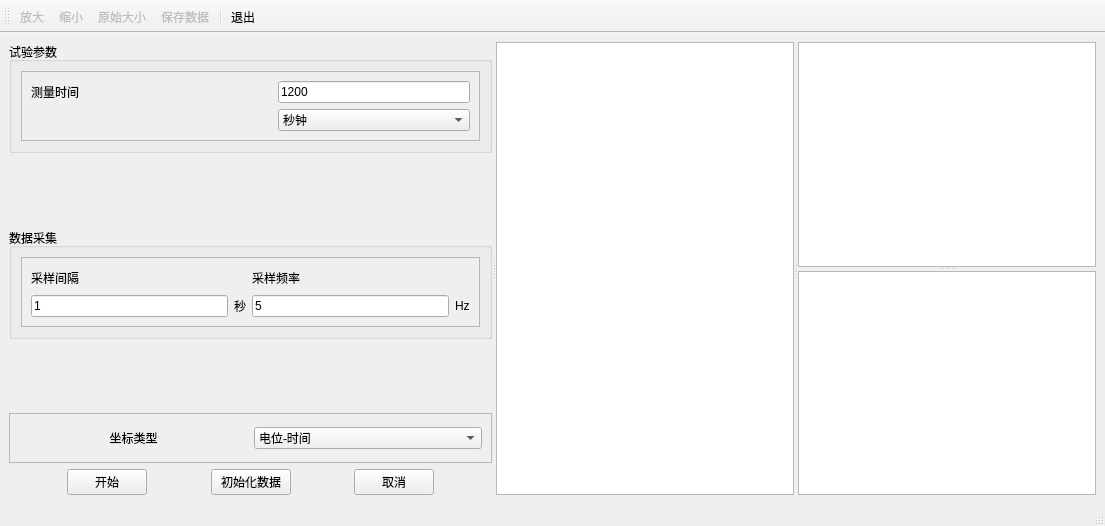
<?xml version="1.0" encoding="UTF-8"?>
<ui version="4.0">
 <class>FormOcp</class>
 <widget class="QMainWindow" name="FormOcp">
  <property name="geometry">
   <rect>
    <x>0</x>
    <y>0</y>
    <width>1105</width>
    <height>526</height>
   </rect>
  </property>
  <property name="windowTitle">
   <string>MainWindow</string>
  </property>
  <widget class="QWidget" name="centralwidget">
   <layout class="QGridLayout" name="gridLayout_9">
    <item row="0" column="0">
     <widget class="QSplitter" name="splitter_3">
      <property name="orientation">
       <enum>Qt::Horizontal</enum>
      </property>
      <widget class="QWidget" name="layoutWidget">
       <layout class="QGridLayout" name="gridLayout_8">
        <item row="0" column="0">
         <layout class="QGridLayout" name="gridLayout_6">
          <item row="1" column="0">
           <spacer name="verticalSpacer_2">
            <property name="orientation">
             <enum>Qt::Vertical</enum>
            </property>
            <property name="sizeHint" stdset="0">
             <size>
              <width>368</width>
              <height>37</height>
             </size>
            </property>
           </spacer>
          </item>
          <item row="3" column="0">
           <spacer name="verticalSpacer">
            <property name="orientation">
             <enum>Qt::Vertical</enum>
            </property>
            <property name="sizeHint" stdset="0">
             <size>
              <width>368</width>
              <height>38</height>
             </size>
            </property>
           </spacer>
          </item>
          <item row="4" column="0">
           <layout class="QHBoxLayout" name="horizontalLayout">
            <property name="spacing">
             <number>0</number>
            </property>
            <item>
             <widget class="QScrollArea" name="scrollArea_3">
              <property name="maximumSize">
               <size>
                <width>16777215</width>
                <height>50</height>
               </size>
              </property>
              <property name="widgetResizable">
               <bool>true</bool>
              </property>
              <widget class="QWidget" name="scrollAreaWidgetContents_3">
               <property name="geometry">
                <rect>
                 <x>0</x>
                 <y>0</y>
                 <width>514</width>
                 <height>48</height>
                </rect>
               </property>
               <layout class="QGridLayout" name="gridLayout_5">
                <item row="0" column="1">
                 <widget class="QComboBox" name="comboBox_2">
                  <item>
                   <property name="text">
                    <string>电位-时间</string>
                   </property>
                  </item>
                 </widget>
                </item>
                <item row="0" column="0">
                 <widget class="QLabel" name="label_4">
                  <property name="text">
                   <string>坐标类型</string>
                  </property>
                  <property name="alignment">
                   <set>Qt::AlignCenter</set>
                  </property>
                 </widget>
                </item>
               </layout>
              </widget>
             </widget>
            </item>
           </layout>
          </item>
          <item row="0" column="0">
           <widget class="QGroupBox" name="groupBox">
            <property name="title">
             <string>试验参数</string>
            </property>
            <layout class="QGridLayout" name="gridLayout_2">
             <item row="0" column="0">
              <widget class="QScrollArea" name="scrollArea">
               <property name="widgetResizable">
                <bool>true</bool>
               </property>
               <widget class="QWidget" name="scrollAreaWidgetContents">
                <property name="geometry">
                 <rect>
                  <x>0</x>
                  <y>0</y>
                  <width>492</width>
                  <height>85</height>
                 </rect>
                </property>
                <layout class="QGridLayout" name="gridLayout">
                 <item row="1" column="2">
                  <widget class="QComboBox" name="comboBox">
                   <property name="minimumSize">
                    <size>
                     <width>0</width>
                     <height>0</height>
                    </size>
                   </property>
                   <item>
                    <property name="text">
                     <string>秒钟</string>
                    </property>
                   </item>
                   <item>
                    <property name="text">
                     <string>分钟</string>
                    </property>
                   </item>
                  </widget>
                 </item>
                 <item row="0" column="2">
                  <widget class="QLineEdit" name="lineEdit">
                   <property name="minimumSize">
                    <size>
                     <width>0</width>
                     <height>0</height>
                    </size>
                   </property>
                   <property name="text">
                    <string>1200</string>
                   </property>
                  </widget>
                 </item>
                 <item row="0" column="0">
                  <widget class="QLabel" name="label">
                   <property name="minimumSize">
                    <size>
                     <width>0</width>
                     <height>0</height>
                    </size>
                   </property>
                   <property name="text">
                    <string>测量时间</string>
                   </property>
                   <property name="alignment">
                    <set>Qt::AlignCenter</set>
                   </property>
                  </widget>
                 </item>
                 <item row="0" column="1">
                  <spacer name="horizontalSpacer_3">
                   <property name="orientation">
                    <enum>Qt::Horizontal</enum>
                   </property>
                   <property name="sizeHint" stdset="0">
                    <size>
                     <width>40</width>
                     <height>20</height>
                    </size>
                   </property>
                  </spacer>
                 </item>
                </layout>
               </widget>
              </widget>
             </item>
            </layout>
           </widget>
          </item>
          <item row="2" column="0">
           <widget class="QGroupBox" name="groupBox_2">
            <property name="title">
             <string>数据采集</string>
            </property>
            <layout class="QGridLayout" name="gridLayout_3">
             <item row="0" column="0">
              <widget class="QScrollArea" name="scrollArea_2">
               <property name="widgetResizable">
                <bool>true</bool>
               </property>
               <widget class="QWidget" name="scrollAreaWidgetContents_2">
                <property name="geometry">
                 <rect>
                  <x>0</x>
                  <y>0</y>
                  <width>492</width>
                  <height>85</height>
                 </rect>
                </property>
                <layout class="QGridLayout" name="gridLayout_4">
                 <item row="1" column="0">
                  <widget class="QLineEdit" name="lineEdit_2">
                   <property name="text">
                    <string>1</string>
                   </property>
                  </widget>
                 </item>
                 <item row="1" column="1">
                  <widget class="QLabel" name="label_2">
                   <property name="text">
                    <string>秒</string>
                   </property>
                  </widget>
                 </item>
                 <item row="1" column="2">
                  <widget class="QLineEdit" name="lineEdit_3">
                   <property name="text">
                    <string>5</string>
                   </property>
                  </widget>
                 </item>
                 <item row="1" column="3">
                  <widget class="QLabel" name="label_3">
                   <property name="text">
                    <string>Hz</string>
                   </property>
                  </widget>
                 </item>
                 <item row="0" column="0">
                  <widget class="QLabel" name="label_5">
                   <property name="text">
                    <string>采样间隔</string>
                   </property>
                  </widget>
                 </item>
                 <item row="0" column="2">
                  <widget class="QLabel" name="label_6">
                   <property name="text">
                    <string>采样频率</string>
                   </property>
                  </widget>
                 </item>
                </layout>
               </widget>
              </widget>
             </item>
            </layout>
           </widget>
          </item>
         </layout>
        </item>
        <item row="1" column="0">
         <layout class="QGridLayout" name="gridLayout_7">
          <item row="0" column="5">
           <widget class="QPushButton" name="btnCancel">
            <property name="text">
             <string>取消</string>
            </property>
           </widget>
          </item>
          <item row="0" column="1">
           <widget class="QPushButton" name="btnOk">
            <property name="text">
             <string>开始</string>
            </property>
           </widget>
          </item>
          <item row="0" column="2">
           <spacer name="horizontalSpacer">
            <property name="orientation">
             <enum>Qt::Horizontal</enum>
            </property>
            <property name="sizeHint" stdset="0">
             <size>
              <width>40</width>
              <height>20</height>
             </size>
            </property>
           </spacer>
          </item>
          <item row="0" column="3">
           <widget class="QPushButton" name="btnIniData">
            <property name="text">
             <string>初始化数据</string>
            </property>
           </widget>
          </item>
          <item row="0" column="6">
           <spacer name="horizontalSpacer_4">
            <property name="orientation">
             <enum>Qt::Horizontal</enum>
            </property>
            <property name="sizeHint" stdset="0">
             <size>
              <width>40</width>
              <height>20</height>
             </size>
            </property>
           </spacer>
          </item>
          <item row="0" column="0">
           <spacer name="horizontalSpacer_2">
            <property name="orientation">
             <enum>Qt::Horizontal</enum>
            </property>
            <property name="sizeHint" stdset="0">
             <size>
              <width>40</width>
              <height>20</height>
             </size>
            </property>
           </spacer>
          </item>
          <item row="0" column="4">
           <spacer name="horizontalSpacer_5">
            <property name="orientation">
             <enum>Qt::Horizontal</enum>
            </property>
            <property name="sizeHint" stdset="0">
             <size>
              <width>40</width>
              <height>20</height>
             </size>
            </property>
           </spacer>
          </item>
         </layout>
        </item>
       </layout>
      </widget>
      <widget class="QSplitter" name="splitter_2">
       <property name="orientation">
        <enum>Qt::Horizontal</enum>
       </property>
       <widget class="QChartView" name="chartView">
        <property name="minimumSize">
         <size>
          <width>0</width>
          <height>0</height>
         </size>
        </property>
       </widget>
       <widget class="QSplitter" name="splitter">
        <property name="maximumSize">
         <size>
          <width>16777215</width>
          <height>16777215</height>
         </size>
        </property>
        <property name="orientation">
         <enum>Qt::Vertical</enum>
        </property>
        <widget class="QTableView" name="tableView"/>
        <widget class="QPlainTextEdit" name="plainTextEdit"/>
       </widget>
      </widget>
     </widget>
    </item>
   </layout>
  </widget>
  <widget class="QToolBar" name="toolBar">
   <property name="windowTitle">
    <string>toolBar</string>
   </property>
   <property name="toolButtonStyle">
    <enum>Qt::ToolButtonTextUnderIcon</enum>
   </property>
   <attribute name="toolBarArea">
    <enum>TopToolBarArea</enum>
   </attribute>
   <attribute name="toolBarBreak">
    <bool>false</bool>
   </attribute>
   <addaction name="actZoomIn"/>
   <addaction name="actZoomOut"/>
   <addaction name="actZoomReset"/>
   <addaction name="actSaveData"/>
   <addaction name="separator"/>
   <addaction name="actQuit"/>
  </widget>
  <widget class="QStatusBar" name="statusbar"/>
  <action name="actZoomIn">
   <property name="enabled">
    <bool>false</bool>
   </property>
   <property name="icon">
    <iconset resource="res.qrc">
     <normaloff>:/images/images/418.bmp</normaloff>:/images/images/418.bmp</iconset>
   </property>
   <property name="text">
    <string>放大</string>
   </property>
   <property name="toolTip">
    <string>放大</string>
   </property>
  </action>
  <action name="actZoomOut">
   <property name="enabled">
    <bool>false</bool>
   </property>
   <property name="icon">
    <iconset resource="res.qrc">
     <normaloff>:/images/images/416.bmp</normaloff>:/images/images/416.bmp</iconset>
   </property>
   <property name="text">
    <string>缩小</string>
   </property>
   <property name="toolTip">
    <string>缩小</string>
   </property>
  </action>
  <action name="actZoomReset">
   <property name="enabled">
    <bool>false</bool>
   </property>
   <property name="icon">
    <iconset resource="res.qrc">
     <normaloff>:/images/images/414.bmp</normaloff>:/images/images/414.bmp</iconset>
   </property>
   <property name="text">
    <string>原始大小</string>
   </property>
   <property name="toolTip">
    <string>还原为原始大小</string>
   </property>
  </action>
  <action name="actQuit">
   <property name="icon">
    <iconset resource="res.qrc">
     <normaloff>:/images/images/132.bmp</normaloff>:/images/images/132.bmp</iconset>
   </property>
   <property name="text">
    <string>退出</string>
   </property>
   <property name="toolTip">
    <string>退出本系统</string>
   </property>
  </action>
  <action name="actSaveData">
   <property name="enabled">
    <bool>false</bool>
   </property>
   <property name="icon">
    <iconset resource="res.qrc">
     <normaloff>:/images/images/104.bmp</normaloff>:/images/images/104.bmp</iconset>
   </property>
   <property name="text">
    <string>保存数据</string>
   </property>
   <property name="toolTip">
    <string>保存数据</string>
   </property>
  </action>
 </widget>
 <customwidgets>
  <customwidget>
   <class>QChartView</class>
   <extends>QGraphicsView</extends>
   <header location="global">qchartview.h</header>
  </customwidget>
 </customwidgets>
 <resources>
  <include location="res.qrc"/>
 </resources>
 <connections>
  <connection>
   <sender>btnCancel</sender>
   <signal>clicked()</signal>
   <receiver>FormOcp</receiver>
   <slot>close()</slot>
   <hints>
    <hint type="sourcelabel">
     <x>639</x>
     <y>373</y>
    </hint>
    <hint type="destinationlabel">
     <x>348</x>
     <y>212</y>
    </hint>
   </hints>
  </connection>
  <connection>
   <sender>actQuit</sender>
   <signal>triggered()</signal>
   <receiver>FormOcp</receiver>
   <slot>close()</slot>
   <hints>
    <hint type="sourcelabel">
     <x>-1</x>
     <y>-1</y>
    </hint>
    <hint type="destinationlabel">
     <x>552</x>
     <y>262</y>
    </hint>
   </hints>
  </connection>
 </connections>
</ui>
